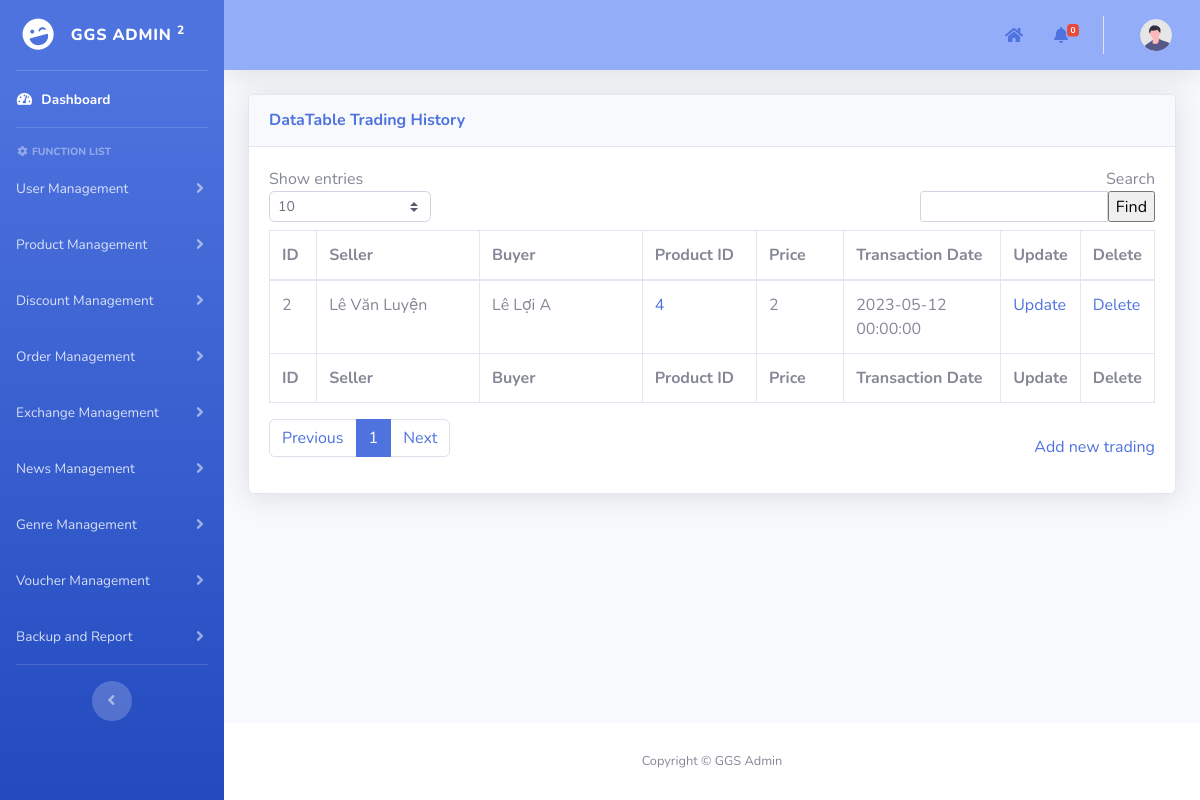
The page /admin/pages/exchangeManagement/tradings_history.php on the database as committed earlier.
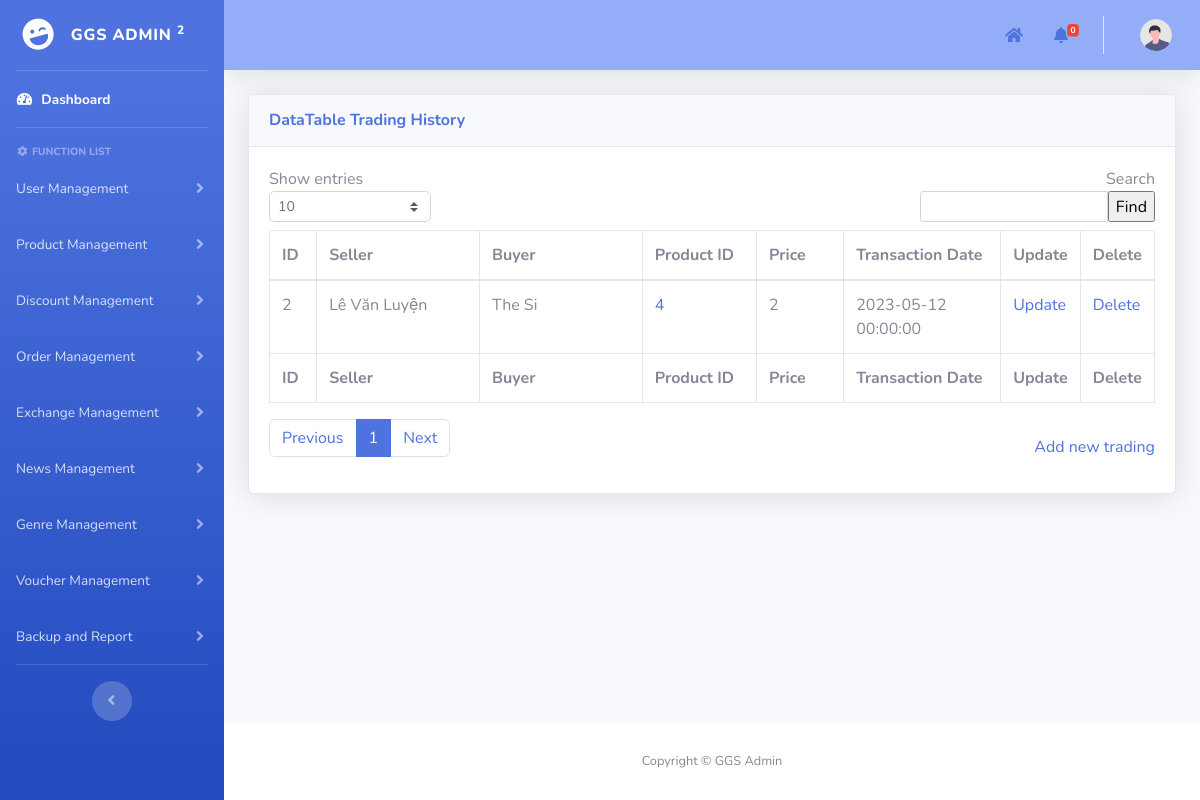
The same page on the database as committed later.
### tables this page shows
CREATE TABLE `tradings_history` (
  `id` int(11) NOT NULL AUTO_INCREMENT,
  `buyer_id` int(11) NOT NULL,
  `product_id` int(11) NOT NULL,
  `price` int(11) NOT NULL,
  `transaction_date` datetime NOT NULL,
  PRIMARY KEY (`id`),
  KEY `tradings_history_ibfk_2` (`buyer_id`),
  KEY `tradings_history_ibfk_3` (`product_id`),
  CONSTRAINT `tradings_history_ibfk_2` FOREIGN KEY (`buyer_id`) REFERENCES `users` (`id`) ON DELETE CASCADE ON UPDATE CASCADE,
  CONSTRAINT `tradings_history_ibfk_3` FOREIGN KEY (`product_id`) REFERENCES `purchased_products` (`id`) ON DELETE CASCADE ON UPDATE CASCADE
);

CREATE TABLE `users` (
  `id` int(11) NOT NULL AUTO_INCREMENT,
  `username` varchar(50) NOT NULL,
  `password` varchar(100) NOT NULL,
  `role` enum('user','manufacturer','developer') NOT NULL,
  `full_name` varchar(60) NOT NULL,
  `phone_number` varchar(10) NOT NULL,
  `email` varchar(100) NOT NULL,
  `Gcoin` int(11) NOT NULL DEFAULT 0,
  `locked_until` date DEFAULT NULL,
  `login_attempts` int(11) NOT NULL,
  `lastest_login` date NOT NULL DEFAULT '1900-01-01',
  PRIMARY KEY (`id`)
);

### admin/pages/add_template.php (called while the page is built, shortened)
<?php
include("../template/template.php");
?>

### admin/pages/exchangeManagement/tradings_history.php (the view, shortened to what the changed rows need)
<?php
include("../add_template.php");
function main()
{
    include("../../../mod/database_connection.php");
    $search = isset($_POST["search"]) ? $_POST["search"] : "";
    $show_entries = isset($_POST["show_entries"]) ? $_POST["show_entries"] : 10;
    if (isset($_GET['page'])) {
        $page = $_GET['page'];
    } else {
        $page = 1;
    }
    if ($page == 1) {
        $begin = 0;
    } else {
        $begin = ($page * $show_entries) - $show_entries;
    }
    $query = "SELECT us.full_name as Seller,th.*,ub.full_name as Buyer FROM `tradings_history` th
    INNER JOIN users ub ON ub.id = th.buyer_id
    INNER JOIN purchased_products pd ON pd.id = th.product_id
    INNER JOIN users us ON us.id = pd.customer_id
    WHERE ub.full_name LIKE '%$search%' OR us.full_name LIKE '%$search%'";
    $query .= "LIMIT $begin, $show_entries";
    $stmt = $conn->prepare($query);
    if (!$stmt->execute()) {
        die("Execute failed: " . $stmt->error);
    }
    $result = $stmt->get_result();
    ?>
    <div class="container-fluid">
        <form method="post" name="frmDataDiscount">
            <div class="card shadow mb-4">
                <div class="card-body">
                    <div class="table-responsive">
                        <div id="dataTable_wrapper" class="dataTables_wrapper dt-bootstrap4">
                            <div id="table_data_return">
                                <div class="row">
                                    <div class="col-sm-12">
                                        <table class="table table-bordered dataTable" id="dataTable" width="100%"
                                            cellspacing="0" role="grid" aria-describedby="dataTable_info"
                                            style="width: 100%;">
                                            <thead>
                                                <tr role="row">
                                                    <th class="sorting sorting_asc" tabindex="0" aria-controls="dataTable"
                                                        rowspan="1" colspan="1" aria-sort="ascending"
                                                        aria-label="ID: activate to sort column descending"
                                                        style="width: 50px;">
                                                        ID
                                                    </th>
                                                    <th class="sorting" tabindex="0" aria-controls="dataTable" rowspan="1"
                                                        colspan="1"
                                                        aria-label="Order date: activate to sort column ascending"
                                                        style="width: 210px;">
                                                        Seller</th>
                                                    <th class="sorting" tabindex="0" aria-controls="dataTable" rowspan="1"
                                                        colspan="1" aria-label="Customer: activate to sort column ascending"
                                                        style="width: 210px;">
                                                        Buyer
                                                    </th>
                                                    <th class="sorting" tabindex="0" aria-controls="dataTable" rowspan="1"
                                                        colspan="1"
                                                        aria-label="Total amount: activate to sort column ascending"
                                                        style="width: 130px;">
                                                        Product ID
                                                    </th>
                                                    <th class="sorting" tabindex="0" aria-controls="dataTable" rowspan="1"
                                                        colspan="1" aria-label="Status: activate to sort column ascending"
                                                        style="width: 100px;">
                                                        Price</th>
                                                    <th class="sorting" tabindex="0" aria-controls="dataTable" rowspan="1"
                                                        colspan="1" aria-label="Status: activate to sort column ascending"
                                                        style="width: 180px;">
                                                        Transaction Date</th>
                                                    <th class="sorting" tabindex="0" aria-controls="dataTable" rowspan="1"
                                                        colspan="1" aria-label="Age: activate to sort column ascending"
                                                        style="width: 70px;">Update
                                                    </th>
                                                    <th class="sorting" tabindex="0" aria-controls="dataTable" rowspan="1"
                                                        colspan="1" aria-label="Age: activate to sort column ascending"
                                                        style="width: 70px;">Delete
                                                    </th>
                                                </tr>
                                            </thead>
                                            <tfoot>
                                                <tr>
                                                    <th rowspan="1" colspan="1">ID</th>
                                                    <th rowspan="1" colspan="1">Seller</th>
                                                    <th rowspan="1" colspan="1">Buyer</th>
                                                    <th rowspan="1" colspan="1">Product ID</th>
                                                    <th rowspan="1" colspan="1">Price</th>
                                                    <th rowspan="1" colspan="1">Transaction Date</th>
                                                    <th rowspan="1" colspan="1">Update</th>
                                                    <th rowspan="1" colspan="1">Delete</th>
                                                </tr>
                                            </tfoot>
                                            <tbody>
                                                <?php
                                                if ($result->num_rows > 0) {
                                                    while ($row = $result->fetch_assoc()) { ?>
                                                        <tr>
                                                            <td>
                                                                <?php echo $row['id']; ?>
                                                            </td>
                                                            <td>
                                                                <?php echo $row['Seller']; ?>
                                                            </td>
                                                            <td>
                                                                <?php echo $row['Buyer']; ?>
                                                            </td>
                                                            <td>
                                                                <a href="./exchanges_management.php?id=<?= $row['product_id']; ?>">
                                                                    <?= $row['product_id']; ?>
                                                                </a>
                                                            </td>
                                                            <td>
                                                                <?php echo $row['price']; ?>
                                                            </td>
                                                            <td>
                                                                <?php echo $row['transaction_date']; ?>
                                                            </td>
                                                            <td><a
                                                                    href="update_trading.php?id=<?php echo $row['id']; ?>">Update</a>
                                                            </td>
                                                            <td><a
                                                                    href="javascript:deleteItem(<?php echo $row['id']; ?>)">Delete</a>
                                                            </td>
                                                        </tr>
                                                        <?php
                                                    }
                                                } else {
                                                    echo '<td style="border: none;">No results found.</td>';
                                                }
                                                ?>
                                            </tbody>
                                        </table>
                                    </div>
                                </div>
                            </div>
                        </div>
                    </div>
                </div>
            </div>
        </form>
    </div>
<?php }
?>

Rows that differ between the two databases and show on the page:
changed through a linked row, tradings_history "Lê Văn Luyện": buyer.full_name "Lê Lợi A" → "The Si"
